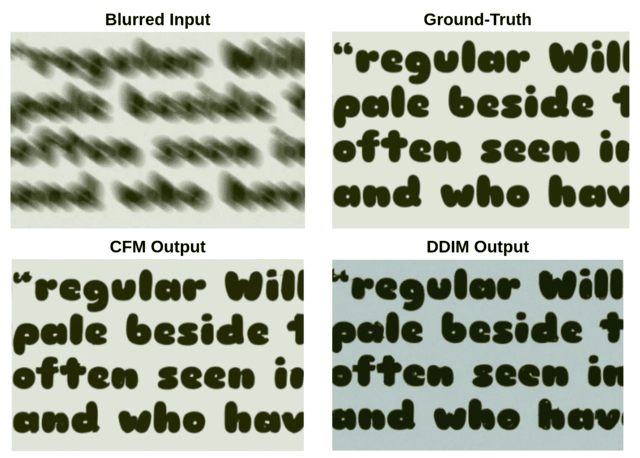
#> input picture examples/samples_1.png, 640 x 458 px; its folder holds only this picture in this run
$ python -i generate_dataset_DB.py   (imports and definitions only)
#> lines starting #> are read from the running program, lines starting #| are printed output that depends on the picture
import os
import random
import io
import sys
from tqdm import tqdm
from PIL import Image, ImageDraw, ImageFont, ImageFilter
import numpy as np
import datetime
import traceback

# Import SciPy for convolution
try:
    import scipy.signal
except ImportError:
    print("Error: SciPy is required for Motion/Defocus blur.")
    print("Please install it using: pip install scipy")
    sys.exit(1)

# - Configuration -

# Input Resources
FONT_DIR = "/home/bernardoribeiro/Documents/GitHub/DL-Project/dataset_generator/fonts"
TEXT_CORPUS = (
    "/home/bernardoribeiro/Documents/GitHub/DL-Project/dataset_generator/corpus.txt"
)
TEXTURE_DIR = (
    "/home/bernardoribeiro/Documents/GitHub/DL-Project/dataset_generator/textures"
)

# Output Directories
OUTPUT_SHARP_DIR = (
    "/home/bernardoribeiro/Documents/GitHub/DL-Project/data/output_text_deblur/sharp"
)
OUTPUT_BLURRED_DIR = (
    "/home/bernardoribeiro/Documents/GitHub/DL-Project/data/output_text_deblur/blurred"
)

# Image Generation Parameters
NUM_SAMPLES = 100000
IMAGE_WIDTH = int(1920 / 4)
IMAGE_HEIGHT = int(1080 / 4)

# Text Rendering Parameters
FONT_SIZE_RANGE_PT = (18, 72)
TEXT_COLOR_RANGE = ((0, 0, 0), (60, 60, 60))
LINES_PER_SAMPLE = (1, 4)
MAX_WORDS_PER_LINE = 3
MAX_RENDER_TEXT_LENGTH = 200

# Background Parameters
BACKGROUND_TYPE_PROB = {"color": 0.4, "noise": 0.4, "texture": 0.2}
BG_COLOR_RANGE = ((200, 200, 200), (255, 255, 255))
BG_NOISE_INTENSITY_RANGE = (5, 30)

# - Degradation Parameters for Deblurring -
# Probabilities for choosing blur type (must sum to 1.0)
BLUR_TYPE_PROB = {'gaussian': 0.4, 'motion': 0.3, 'defocus': 0.3}

# Gaussian Blur
GAUSSIAN_BLUR_RADIUS_RANGE = (1.0, 5.0) # Radius range for Gaussian blur

# Motion Blur
MOTION_BLUR_LENGTH_RANGE = (6, 40) # Length of motion streak in pixels
MOTION_BLUR_ANGLE_RANGE = (0, 360) # Angle of motion in degrees

# Defocus Blur
DEFOCUS_BLUR_RADIUS_RANGE = (2, 10) # Radius of the disk kernel for defocus

# Other degradations applied AFTER blur
NOISE_INTENSITY_RANGE = (2, 10) # Gaussian noise std dev
JPEG_QUALITY_RANGE = (40, 85) # JPEG compression quality

# - Helper Functions -

# [111 lines left out: functions get_random_text, get_random_font, create_background, create_motion_blur_kernel, not called in this run]

def create_defocus_blur_kernel(radius):
    """Creates a disk kernel for defocus blur."""
    kernel_size = int(radius * 2) + 1
    if kernel_size % 2 == 0:
        kernel_size +=1
    center = kernel_size // 2
    kernel = np.zeros((kernel_size, kernel_size), dtype=np.float32)
    y, x = np.ogrid[-center:kernel_size-center, -center:kernel_size-center]
    mask = x*x + y*y <= radius*radius
    kernel[mask] = 1.0

    # Normalize
    if np.sum(kernel) == 0:
         kernel[center, center] = 1.0
    else:
        kernel /= np.sum(kernel)
    return kernel

# - Degradation Function with Multiple Blur Types -
def apply_degradation_for_deblur(sharp_img):
    """
    Applies a randomly chosen blur (Gaussian, Motion, Defocus),
    then noise, and JPEG compression AT THE SAME RESOLUTION.
    """
    img_pil = sharp_img.copy() # Work on a copy

    # 1. Randomly Choose and Apply Blur
    blur_choice = random.random()
    cumulative_prob = 0
    applied_blur_type = 'none'

    for blur_type, prob in BLUR_TYPE_PROB.items():
        cumulative_prob += prob
        if blur_choice < cumulative_prob:
            applied_blur_type = blur_type
            break

    blurred_img_pil = img_pil # Initialize in case no blur applied

    if applied_blur_type == 'gaussian':
        blur_radius = random.uniform(*GAUSSIAN_BLUR_RADIUS_RANGE)
        blurred_img_pil = img_pil.filter(ImageFilter.GaussianBlur(radius=blur_radius))

    elif applied_blur_type in ['motion', 'defocus']:
        # Convert PIL image to NumPy array (float32 for convolution)
        img_np = np.array(img_pil).astype(np.float32)
        blurred_channels = []

        if applied_blur_type == 'motion':
            length = random.uniform(*MOTION_BLUR_LENGTH_RANGE)
            angle = random.uniform(*MOTION_BLUR_ANGLE_RANGE)
            kernel = create_motion_blur_kernel(length, angle)
        else: # defocus
            radius = random.uniform(*DEFOCUS_BLUR_RADIUS_RANGE)
            kernel = create_defocus_blur_kernel(radius)

        # Apply convolution channel by channel
        for i in range(3): # R, G, B
            channel = img_np[:, :, i]
            blurred_channel = scipy.signal.convolve2d(channel, kernel, mode='same', boundary='symm')
            blurred_channels.append(blurred_channel)

        # Stack channels back, clip, and convert to uint8
        blurred_np = np.stack(blurred_channels, axis=-1)
        blurred_np = np.clip(blurred_np, 0, 255)
        blurred_img_pil = Image.fromarray(blurred_np.astype(np.uint8)) # Convert back to PIL

    # - Apply subsequent degradations to the blurred image -
    img_degraded = blurred_img_pil # Start with the blurred image

    # 2. Add Noise
    noise_intensity = random.uniform(*NOISE_INTENSITY_RANGE)
    if noise_intensity > 0:
        img_np = np.array(img_degraded).astype(np.float32)
        noise = np.random.normal(0, noise_intensity, img_np.shape)
        img_np = np.clip(img_np + noise, 0, 255).astype(np.uint8)
        img_degraded = Image.fromarray(img_np)

    # 3. Simulate JPEG Compression
    jpeg_quality = random.randint(*JPEG_QUALITY_RANGE)
    buffer = io.BytesIO()
    img_degraded.save(buffer, "JPEG", quality=jpeg_quality)
    buffer.seek(0)
    img_degraded = Image.open(buffer).convert("RGB") # Ensure RGB

    return img_degraded


# [164 lines left out: function generate_sample, not called in this run]

# - Main Execution Block -
# [72 lines not run here, left out]

>>> import cv2
>>> picture = cv2.imread('../examples/samples_1.png', cv2.IMREAD_GRAYSCALE)
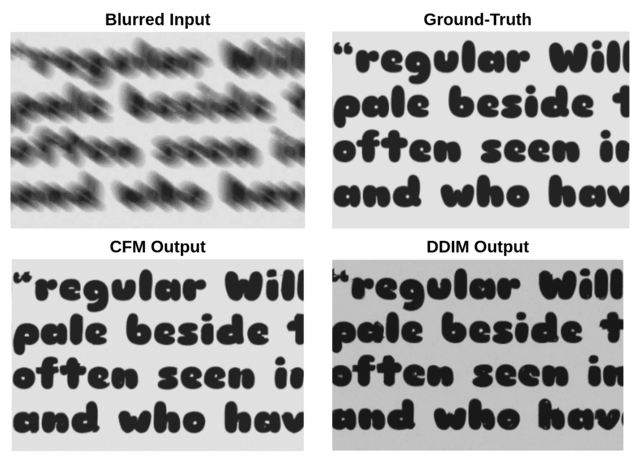
#> picture: shape (458, 640); min 5, max 255, mean 176.7
>>> result = apply_degradation_for_deblur(picture)
#> after the loop in apply_degradation_for_deblur, `for i in range(3):`: blurred_channels = []
#> (the run stopped early here; a loop or call above may not have finished)
